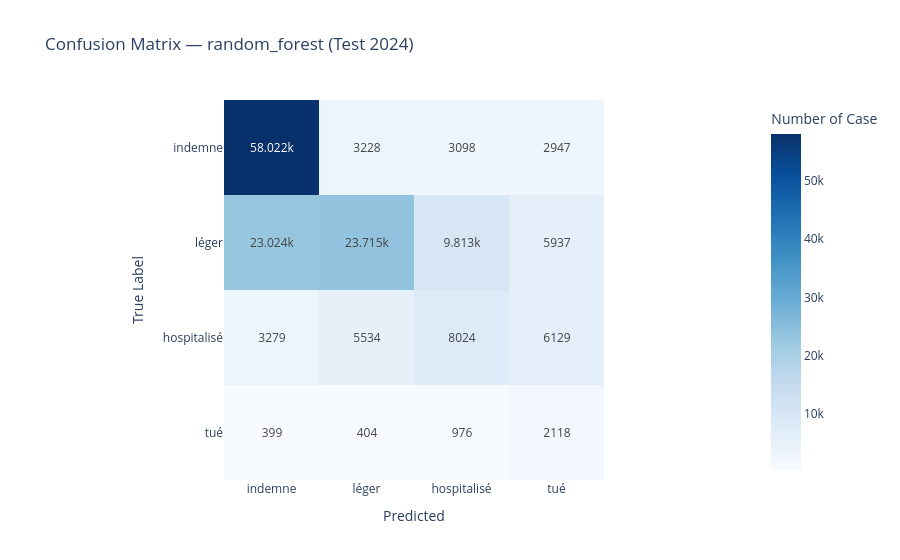

This figure's notebook cell:
### Code cell
# conf matrix
cm = confusion_matrix(y_test, y_pred_best)
labels = ["indemne", "léger", "hospitalisé", "tué"]

fig_cm = px.imshow(
    cm, 
    text_auto=True, 
    x=labels, 
    y=labels,
    color_continuous_scale="Blues",
    labels=dict(x="Predicted", y="True Label", color="Number of Case"),
    title=f"Confusion Matrix — {best_name} (Test 2024)"
)
fig_cm.show()

### Figure 1 — Plotly figure (JSON) as saved in the notebook; plotly's stock layout.template omitted (floating-point values rounded to 4 significant figures)
{"data": [{"coloraxis": "coloraxis", "hovertemplate": "Predicted: %{x}<br>True Label: %{y}<br>Number of Case: %{z}<extra></extra>", "name": "0", "texttemplate": "%{z}", "type": "heatmap", "x": ["indemne", "léger", "hospitalisé", "tué"], "xaxis": "x", "y": ["indemne", "léger", "hospitalisé", "tué"], "yaxis": "y", "z": [[58022, 3228, 3098, 2947], [23024, 23715, 9813, 5937], [3279, 5534, 8024, 6129], [399, 404, 976, 2118]]}], "layout": {"coloraxis": {"autocolorscale": false, "colorbar": {"title": {"text": "Number of Case"}}, "colorscale": [[0, "rgb(247,251,255)"], [0.125, "rgb(222,235,247)"], [0.25, "rgb(198,219,239)"], [0.375, "rgb(158,202,225)"], [0.5, "rgb(107,174,214)"], [0.625, "rgb(66,146,198)"], [0.75, "rgb(33,113,181)"], [0.875, "rgb(8,81,156)"], [1, "rgb(8,48,107)"]]}, "title": {"text": "Confusion Matrix — random_forest (Test 2024)"}, "xaxis": {"anchor": "y", "constrain": "domain", "domain": [0, 1], "scaleanchor": "y", "title": {"text": "Predicted"}}, "yaxis": {"anchor": "x", "autorange": "reversed", "constrain": "domain", "domain": [0, 1], "title": {"text": "True Label"}}}}
